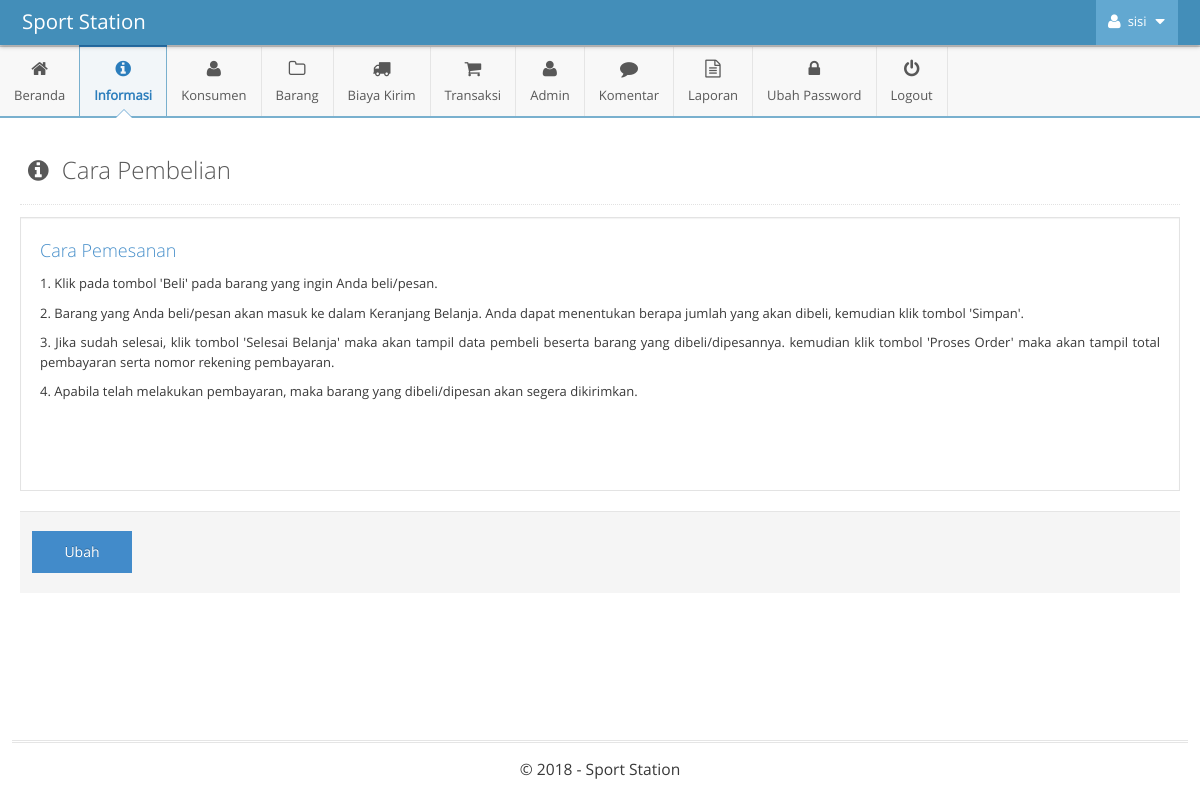
Page /admin/main.php?module=cara_beli (signed in) on the committed database.
### tables this page shows
CREATE TABLE IF NOT EXISTS `tbl_informasi` (
  `id_informasi` int(11) NOT NULL,
  `judul` varchar(50) NOT NULL,
  `keterangan` text NOT NULL
);

### admin/modules/cara-beli/view.php (the view)
<div class="page-content">
	<div class="page-header">
		<h1 style="color:#585858">
			<i style="margin-right:7px" class="ace-icon fa fa-info-circle"></i>
			Cara Pembelian
		</h1>
	</div>
	<?php
	$query = mysqli_query($mysqli, "SELECT * FROM tbl_informasi WHERE id_informasi='2'")
									or die('Ada kesalahan pada query tampil data informasi : '.mysqli_error($mysqli));
    $data = mysqli_fetch_assoc($query);
    ?>
	<div class="row">
		<div class="col-xs-12">
	    <?php
		if (isset($_GET['id'])) { ?>
			<form class="form-horizontal" role="form" action="modules/cara-beli/proses.php" method="POST" />
				<input type="hidden" name="id_informasi" value="<?php echo $data['id_informasi']; ?>">
				<div class="form-group">
					<div class="col-sm-12">
						<input type="text" class="col-xs-12 col-sm-12" name="judul" placeholder="Judul Halaman..." autocomplete="off" value="<?php echo $data['judul']; ?>" required />
					</div>
				</div>
				<div class="form-group">
					<div class="col-sm-12">
						<textarea class="col-xs-12 col-sm-12" id="ckeditor" name="keterangan" required><?php echo $data['keterangan']; ?></textarea>
					</div>
				</div>
				<div class="clearfix form-actions">
					<div class="col-md-offset-0 col-md-12">
						<input style="width:100px" type="submit" class="btn btn-primary" name="simpan" value="Simpan" />
						&nbsp; &nbsp;
						<a style="width:100px" href="?module=cara_beli" class="btn">Batal</a>
					</div>
				</div>
			</form>
		<?php
		}
		else {?>
			<div style="background:#fff;text-align:justify" class="well">
				<h4 class="blue lighter"><?php echo $data['judul']; ?></h4>
				<?php echo $data['keterangan']; ?>
			</div>
			<div class="clearfix form-actions">
				<div class="col-md-offset-0 col-md-12">
					<a style="width:100px" class="btn btn-primary" href="?module=cara_beli&id=<?php echo $data['id_informasi']; ?>">
						Ubah
					</a>
				</div>
			</div>
		<?php
		}
		?>
		</div>
	</div>
</div>

### rows in the picture
tbl_informasi: judul "Cara Pemesanan", keterangan "1. Klik pada tombol 'Beli' pada barang yang ingin Anda beli/pesan. 2. Barang yang Anda beli/pesan akan masuk ke dalam Keranjang Belanja. Anda dapat menentukan berapa jumlah yang akan dibeli, kemudian klik tombol 'Simpan'. 3. Jika sudah selesai, klik tombol 'Selesai Belanja' maka akan tampil data pembeli beserta barang yang dibeli/dipesannya. kemudian klik tombol 'Proses Order' maka akan tampil total pembayaran serta nomor rekening pembayaran. 4. Apabila telah melakukan pembayaran, maka barang yang dibeli/dipesan akan segera dikirimkan."

### other values in the picture
$_SESSION['nama_admin'] "sisi"
$judul_halaman "Beranda Konsumen Biaya Kirim Admin Komentar Ubah Password"
$judul_halaman "Informasi Barang Transaksi Laporan"
